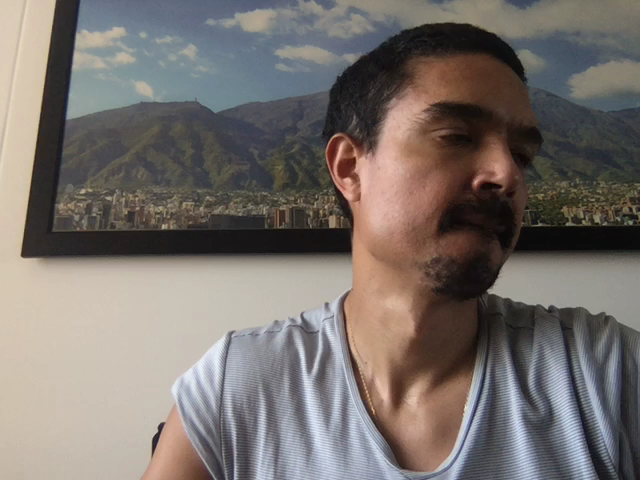
#> input picture test.png, 640 x 480 px, found by its file name
$ python linear_filtering.py ../test.png ../test.png   (older library calls are emulated)
#> lines starting #> are read from the running program, lines starting #| are printed output that depends on the picture
### _4_linear_filtering/noise.py
import numpy as np

""" Noise class

"""


def noise(noise_typ, image):
    if noise_typ == "gauss":
        row, col = image.shape
        mean = 0
        var = 0.002
        sigma = var ** 0.5
        gauss = np.random.normal(mean, sigma, (row, col))
        gauss = gauss.reshape(row, col)
        noisy = image + gauss
        return noisy
    elif noise_typ == "s&p":
        row, col = image.shape
        s_vs_p = 0.5
        amount = 0.01
        out = np.copy(image)
        # Salt mode
        num_salt = np.ceil(amount * image.size * s_vs_p)
        coords = [np.random.randint(0, i - 1, int(num_salt))
                  for i in image.shape]
        out[tuple(coords)] = 1

        # Pepper mode
        num_pepper = np.ceil(amount * image.size * (1. - s_vs_p))
        coords = [np.random.randint(0, i - 1, int(num_pepper))
                  for i in image.shape]
        out[tuple(coords)] = 0
        return out
    elif noise_typ == "poisson":
        vals = len(np.unique(image))
        vals = 2 ** np.ceil(np.log2(vals))
        noisy = np.random.poisson(image * vals) / float(vals)
        return noisy

### _4_linear_filtering/linear_filtering.py
import cv2
import numpy as np
import os
import sys
from _4_linear_filtering.noise import noise

""" OpenCV linear filtering methods

    python linear_filtering.py <path_to_image> <image_name>
"""

if __name__ == '__main__':
    path = sys.argv[1]
    image_name = sys.argv[2]
    path_file = os.path.join(path, image_name)
    image = cv2.imread(path_file)
#> image is the input picture: shape (480, 640, 3); mean B, G, R 108.8, 113.2, 120.6
    image_gray = cv2.cvtColor(image, cv2.COLOR_BGR2GRAY)
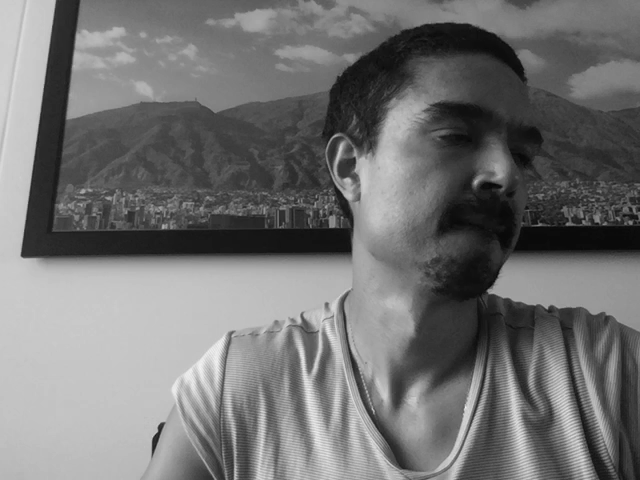
#> image_gray: shape (480, 640); min 5, max 242, mean 114.9

    # add noise
    image_gray_noisy = noise("s&p", image_gray.astype(np.float) / 255)
#> in noise, `out[tuple(coords)] = 0`:
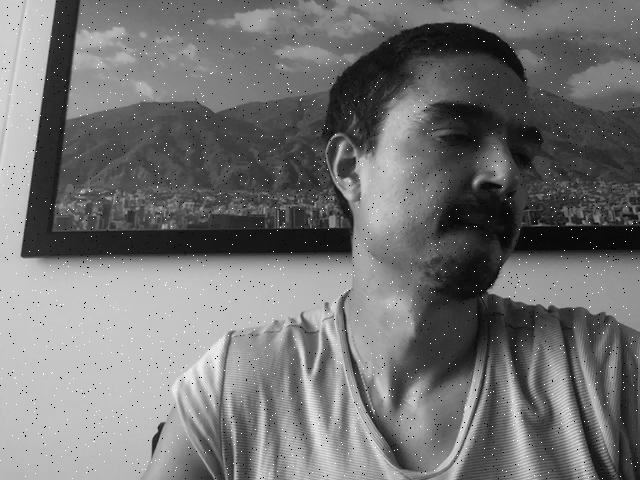
#> out: shape (480, 640) float64; min 0, max 1, mean 0.451
    image_gray_noisy = (255 * image_gray_noisy).astype(np.uint8)

    # window size
    N = 7

    # 1) convolution
    kernel = np.array([[0, 0.5, 0], [0.5, 2, 0.5], [0, 0.5, 0]]) / 3
    image_convolved = cv2.filter2D(image_gray_noisy, -1, kernel)
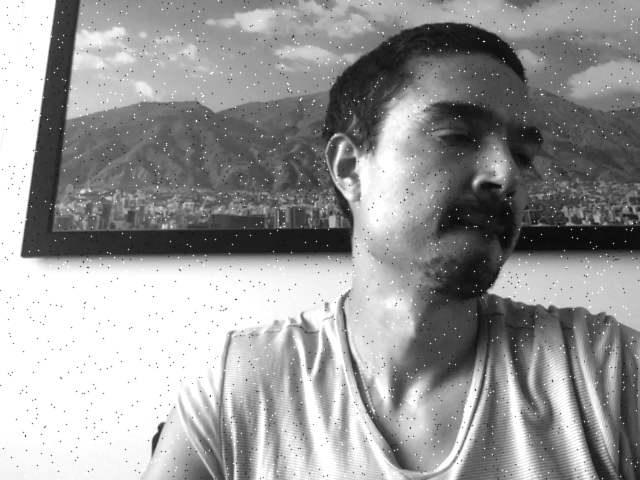
#> image_convolved: shape (480, 640); min 7, max 255, mean 151.8

    # 2) averaging
    image_blur = cv2.blur(image_gray_noisy, (N, N))

    # 3) gaussian low-pass
    image_gauss_lp = cv2.GaussianBlur(image_gray_noisy, (N, N), 1.5, 1.5)

    # 4) gaussian high-pass
    kernel_gauss = cv2.getGaussianKernel(N, 2.5)
    kernel_gauss_2D = np.multiply(kernel_gauss.T, kernel_gauss)
    impulse_2D = np.zeros((N, N), dtype=kernel_gauss.dtype)
    NN = int((N - 1) / 2)
    impulse_2D[NN, NN] = 1
    kernel_gauss_2D_hp = impulse_2D - kernel_gauss_2D
    image_gauss_hp = cv2.filter2D(image_gray, -1, kernel_gauss_2D_hp)
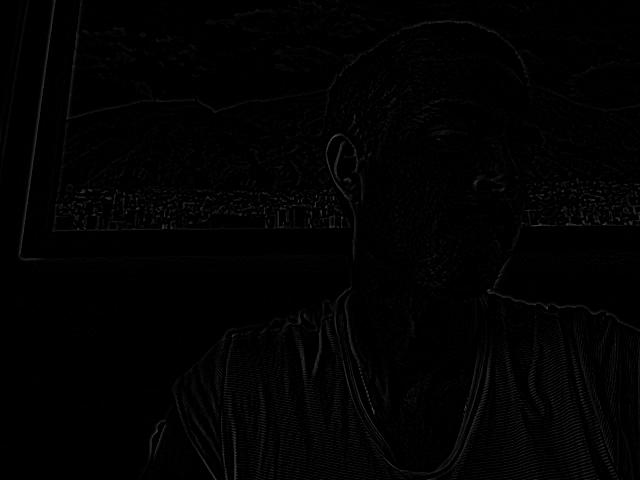
#> image_gauss_hp: shape (480, 640); min 0, max 80, mean 2.1

    # 5) gaussian band-pass
    image_gauss_1 = cv2.GaussianBlur(image_gray, (N, N), 0.5, 0.5)
    image_gauss_2 = cv2.GaussianBlur(image_gray, (N, N), 2.5, 2.5)
    image_gauss_bp = (np.abs(image_gauss_2.astype(np.float) - image_gauss_1.astype(np.float))).astype(np.uint8)

    cv2.imshow("Filtered image", image_gauss_lp)
    cv2.waitKey(0)
